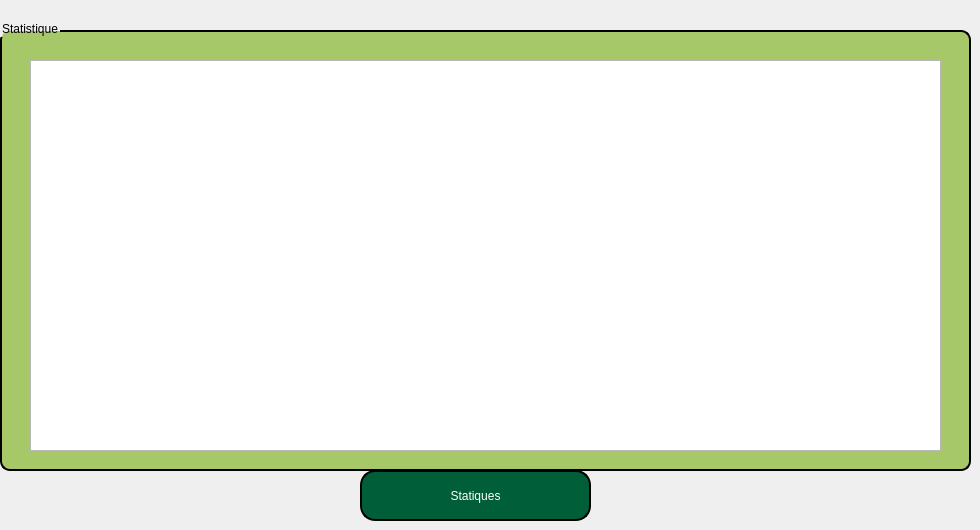
       <widget class="QWidget" name="tab_22">
        <attribute name="title">
         <string>Page</string>
        </attribute>
        <widget class="QPushButton" name="pushButton_34">
         <property name="geometry">
          <rect>
           <x>360</x>
           <y>470</y>
           <width>231</width>
           <height>51</height>
          </rect>
         </property>
         <property name="styleSheet">
          <string notr="true">QPushButton {
    color: white;                      /* Text color */
    border: 2px solid black;         /* Border width and color */
    border-radius: 15px;              /* Round the corners */
    background-color: #005e38;        /* Optional: Set a background color */
    padding: 10px 20px;               /* Add padding for better aesthetics */
}

QPushButton:hover {
    background-color: #45a049;        /* Change background color on hover */
}

QPushButton:pressed {
    background-color: #3e8e41;        /* Change background color when pressed */
}</string>
         </property>
         <property name="text">
          <string>Statiques</string>
         </property>
        </widget>
        <widget class="QGroupBox" name="groupBox_11">
         <property name="geometry">
          <rect>
           <x>0</x>
           <y>20</y>
           <width>971</width>
           <height>451</height>
          </rect>
         </property>
         <property name="styleSheet">
          <string notr="true">QGroupBox {
    background-color: #a6c868;     /* Set background color to white */
    border: 2px solid;   /* Set border color */
    border-radius: 10px;         /* Rounded corners */
    margin-top: 10px;            /* Space for the title */
    padding: 10px;               /* Padding inside the box */
}</string>
         </property>
         <property name="title">
          <string>Statistique</string>
         </property>
         <widget class="QColumnView" name="columnView">
          <property name="geometry">
           <rect>
            <x>30</x>
            <y>40</y>
            <width>911</width>
            <height>391</height>
           </rect>
          </property>
         </widget>
        </widget>
       </widget>
